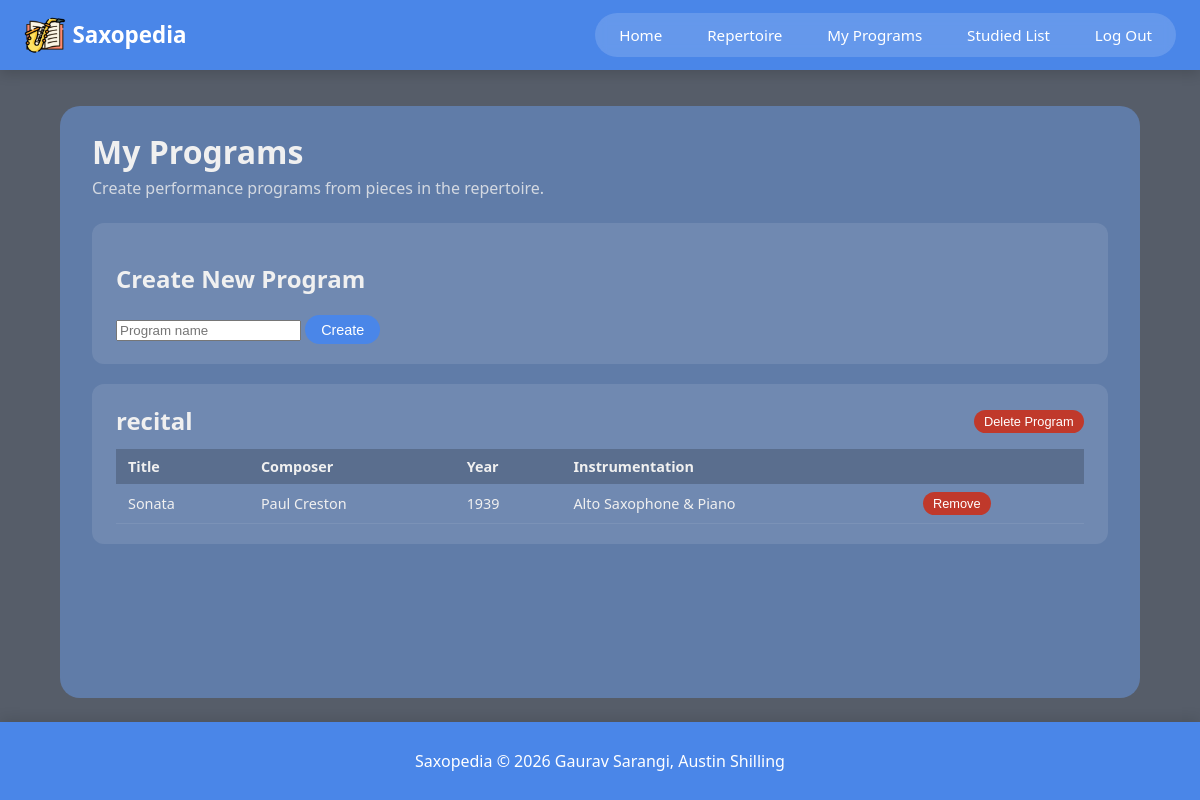
The page /programs (signed in) on the database its author committed.
### models.py (models this page shows)
class Program(db.Model):
    __tablename__ = "programs"
    id = db.Column(db.Integer, primary_key=True)
    name = db.Column(db.String(64), index=True)
    user_id = db.Column(db.Integer, db.ForeignKey("users.id"), nullable=False)
    pieces = db.relationship("ProgramPiece", backref="program", lazy="dynamic", cascade="all, delete-orphan")
    __table_args__ = (
        db.UniqueConstraint("user_id", "name", name="uq_program_user_name"),
    )

class ProgramPiece(db.Model):
    __tablename__ = "program_pieces"
    id = db.Column(db.Integer, primary_key=True)
    program_id = db.Column(db.Integer, db.ForeignKey("programs.id"), nullable=False)
    piece_title = db.Column(db.String(128), nullable=False)
    composer = db.Column(db.String(128))
    year = db.Column(db.String(16))
    instrumentation = db.Column(db.String(256))
    added_at = db.Column(db.DateTime, default=datetime.utcnow)
    __table_args__ = (
        db.UniqueConstraint("program_id", "piece_title", name="uq_program_piece"),
    )

### app.py (the view)
@app.route("/programs")
@login_required
def programs():
    user_programs = current_user.programs.all()
    return render_template("programs.html", programs=user_programs)

### app.py (called while the page is built)
@login_manager.user_loader
def load_user(user_id):
    return User.query.get(int(user_id))

### templates/programs.html (shortened to what this page needs)
{% extends "base.html" %}
{% block content %}
<div class="page-content">
    <div class="page-header">
        <h1>My Programs</h1>
        <p>Create performance programs from pieces in the repertoire.</p>
    </div>
    <div class="card">
        <h2>Create New Program</h2>
        <form action="{{ url_for('create_program_route') }}" method="POST" class="inline-form">
            <input type="text" name="name" placeholder="Program name" required>
            <button type="submit" class="btn btn-primary">Create</button>
        </form>
    </div>
    {% if programs %}
        {% for program in programs %}
            <div class="card program-card">
                <div class="program-header">
                    <h2>{{ program.name }}</h2>
                    <form action="{{ url_for('delete_program', program_id=program.id) }}" method="POST"
                          onsubmit="return confirm('Delete program {{ program.name }}?')">
                        <button type="submit" class="btn btn-danger btn-sm">Delete Program</button>
                    </form>
                </div>
                {% set pieces = program.pieces.all() %}
                {% if pieces %}
                    <table class="piece-table">
                        <thead>
                            <tr>
                                <th>Title</th>
                                <th>Composer</th>
                                <th>Year</th>
                                <th>Instrumentation</th>
                                <th></th>
                            </tr>
                        </thead>
                        <tbody>
                            {% for pp in pieces %}
                                <tr>
                                    <td>{{ pp.piece_title }}</td>
                                    <td>{{ pp.composer }}</td>
                                    <td>{{ pp.year }}</td>
                                    <td>{{ pp.instrumentation }}</td>
                                    <td>
                                        <form action="{{ url_for('remove_from_program', program_id=program.id, piece_id=pp.id) }}"
                                              method="POST">
                                            <button type="submit" class="btn btn-danger btn-sm">Remove</button>
                                        </form>
                                    </td>
                                </tr>
                            {% endfor %}
                        </tbody>
                    </table>
                {% else %}
                    <p class="empty-state">No pieces yet — add some from the <a href="{{ url_for('repertoire') }}">Repertoire</a> page.</p>
                {% endif %}
            </div>
        {% endfor %}
    {% else %}
        <div class="card">
            <p class="empty-state">No programs yet. Create one above, or head to <a href="{{ url_for('repertoire') }}">Repertoire</a> to start building.</p>
        </div>
    {% endif %}
</div>
{% endblock %}

### static/css/styles.css (style rules this page uses)
*, *::before, *::after { box-sizing: border-box; }
body { background-color: #565D69; min-height: 100vh; display: flex; flex-direction: column; margin: 0; font-family: system-ui, -apple-system, sans-serif; color: #f0f0f0; }
.page-content { flex: 1; margin: 1.5rem auto; width: 90%; max-width: 1100px; background-color: #607CA8; padding: 1.5rem 2rem; border-radius: 20px; }
.page-header { margin-bottom: 1.5rem; }
.page-header h1 { margin: 0 0 0.25rem; }
.page-header p { margin: 0; opacity: 0.8; }
.card { background: rgba(255,255,255,0.1); border-radius: 12px; padding: 1.25rem 1.5rem; margin-bottom: 1.25rem; }
.program-header { display: flex; justify-content: space-between; align-items: center; margin-bottom: 0.75rem; }
.program-header h2 { margin: 0; }
.piece-table { width: 100%; border-collapse: collapse; font-size: 0.9rem; margin-top: 0.5rem; }
.piece-table th { text-align: left; padding: 0.5rem 0.75rem; background: rgba(0,0,0,0.2); font-weight: 600; }
.piece-table td { padding: 0.5rem 0.75rem; border-bottom: 1px solid rgba(255,255,255,0.08); vertical-align: middle; }
.inline-form { display: inline; }
.btn { display: inline-block; padding: 0.4rem 1rem; border-radius: 20px; border: none; cursor: pointer; font-size: 0.9rem; font-weight: 500; text-decoration: none; transition: opacity 0.15s ease, background 0.15s ease; }
.btn-primary { background: #4a86e8; color: white; }
.btn-danger { background: #c0392b; color: white; }
.btn-sm { padding: 0.25rem 0.65rem; font-size: 0.8rem; }

### rows shown on the page
Program: name "recital"
ProgramPiece: piece_title "Sonata", composer "Paul Creston", year "1939", instrumentation "Alto Saxophone & Piano"
